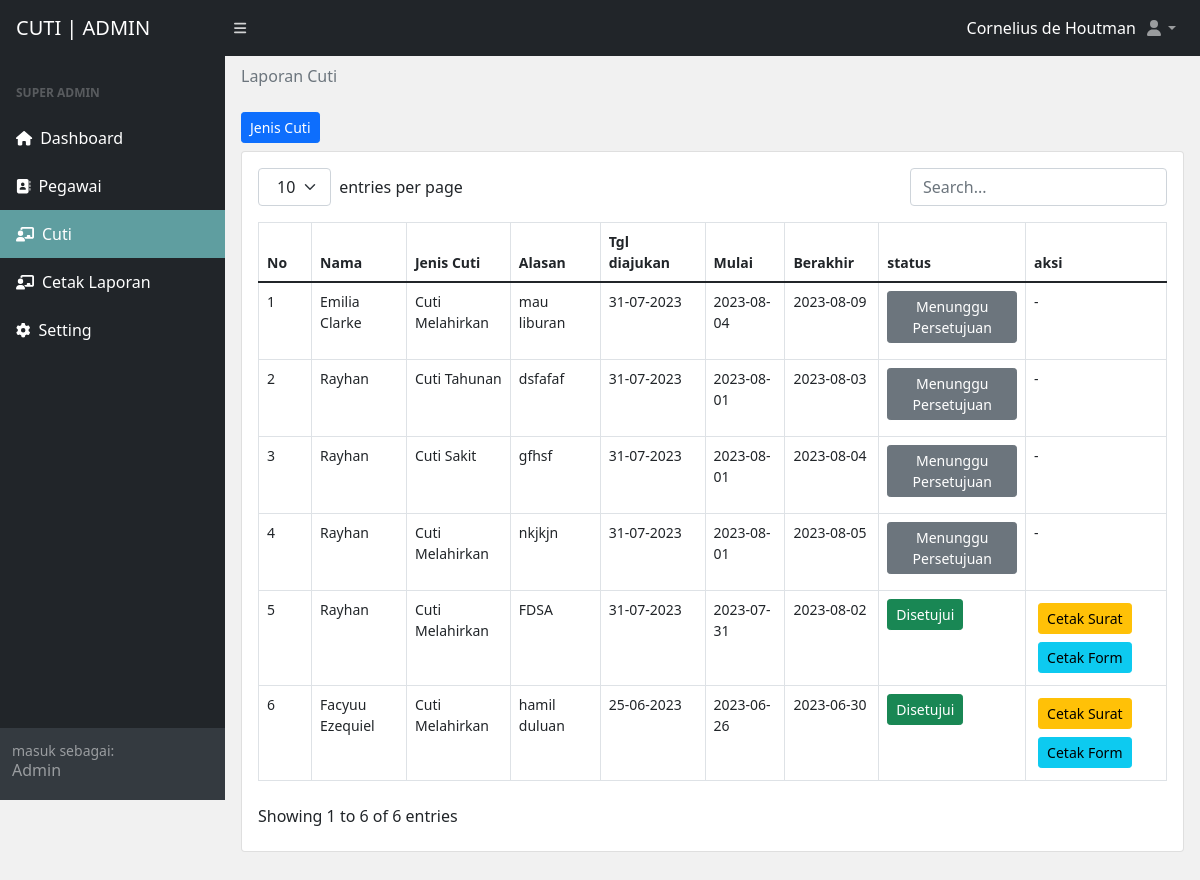
Page /admin/cuti.php (signed in) on the committed database.
### tables this page shows
CREATE TABLE `pengajuan` (
  `id_pengajuan` int(5) NOT NULL,
  `id_jeniscuti` varchar(5) NOT NULL,
  `id_pegawai` varchar(11) NOT NULL,
  `tgl_pengajuan` varchar(15) NOT NULL,
  `tgl_cuti` varchar(15) NOT NULL,
  `tgl_berakhir` varchar(25) NOT NULL,
  `alasan_cuti` varchar(111) NOT NULL,
  `status_cuti` varchar(25) NOT NULL
);

CREATE TABLE `pegawai` (
  `id_pegawai` int(5) NOT NULL,
  `nip` varchar(25) NOT NULL,
  `nama` varchar(55) NOT NULL,
  `username` varchar(20) NOT NULL,
  `password` varchar(20) NOT NULL,
  `telp` varchar(16) NOT NULL,
  `jumlah_cuti` int(11) NOT NULL,
  `foto` varchar(25) NOT NULL,
  `jenis_kelamin` varchar(11) NOT NULL
);

CREATE TABLE `jenis_cuti` (
  `id_jeniscuti` int(5) NOT NULL,
  `jenis_cuti` varchar(55) NOT NULL
);

### admin/cuti.php (the view, shortened to what this page needs)
<?php
include("../database/db.php");
?>
<!DOCTYPE html>
<html lang="en">
<head>
  <link href="../css/styles.css" rel="stylesheet" />
</head>
<body class="sb-nav-fixed">
  <nav class="sb-topnav navbar navbar-expand navbar-dark bg-dark">
    <a class="navbar-brand ps-3" href="index.php"> CUTI | ADMIN</a>
    <button class="btn btn-link btn-sm order-1 order-lg-0 me-4 me-lg-0" id="sidebarToggle" href="#!">
      <i class="fas fa-bars"></i>
    </button>
    <div class="navbar-nav ps-3 d-md-inline-block form-inline ms-auto" style="color: white; text-decoration: none">
      <p><?php echo "<p>" . $_SESSION['admin']['nama'] . "</p>" ?></p>
    </div>
    <ul class="navbar-nav me-0 me-md-3 my-2 my-md-0">
      <li class="nav-item dropdown">
        <a class="nav-link dropdown-toggle" id="navbarDropdown" href="#" role="button" data-bs-toggle="dropdown" aria-expanded="false"><i class="fas fa-user fa-fw"></i></a>
      </li>
    </ul>
  </nav>
  <div id="layoutSidenav">
    <div id="layoutSidenav_nav">
      <nav class="sb-sidenav accordion sb-sidenav-dark" id="sidenavAccordion">
        <div class="sb-sidenav-menu">
          <div class="nav">
            <div class="sb-sidenav-menu-heading">Super Admin</div>
            <a class="nav-link" href="index.php">
              <div class="sb-nav-link-icon">
                <i class="fas fa-home"></i>
              </div>
              Dashboard
            </a>
            <a class="nav-link" href="pegawai.php">
              <div class="sb-nav-link-icon">
                <i class="fas fa-address-book"></i>
              </div>
              Pegawai
            </a>
            <a class="nav-link aktif" href="cuti.php">
              <div class="sb-nav-link-icon">
                <i class="fas fa-chalkboard-teacher"></i>
              </div>
              Cuti
            </a>
            <a class="nav-link" href="cetak-laporan-bar.php">
              <div class="sb-nav-link-icon">
                <i class="fas fa-chalkboard-teacher"></i>
              </div>
              Cetak Laporan
            </a>
            <a class="nav-link" href="setting.php">
              <div class="sb-nav-link-icon">
                <i class="fas fa-gear"></i>
              </div>
              Setting
            </a>
          </div>
        </div>
        <div class="sb-sidenav-footer">
          <div class="small">masuk sebagai:</div>
          <h6>Admin</h6>
        </div>
      </nav>
    </div>
    <div id="layoutSidenav_content">
      <main>
        <div class="container-fluid px-3">
          <ol class="breadcrumb mb-4 mt-2">
            <li class="breadcrumb-item active">Laporan Cuti</li>
          </ol>
          <button type="button" class="mb-2 btn btn-sm btn-primary" data-bs-toggle="modal" data-bs-target="#exampleModal" data-bs-whatever="@mdo">Jenis Cuti</button>
          <div class="card">
            <div class="card-body">
              <table id="datatablesSimple">
                <thead>
                  <tr style="font-size: 14px;">
                    <th>No</th>
                    <th>Nama</th>
                    <th>Jenis Cuti</th>
                    <th>Alasan</th>
                    <th>Tgl diajukan</th>
                    <th>Mulai</th>
                    <th>Berakhir</th>
                    <th>status</th>
                    <th>aksi</th>
                  </tr>
                </thead>
                <tbody>
                  <?php
                  $no = 1;
                  $get_pegawai = mysqli_query($conn, "SELECT * FROM pengajuan LEFT JOIN pegawai USING (id_pegawai) LEFT JOIN jenis_cuti USING (id_jeniscuti) ORDER BY id_pengajuan DESC");
                  while ($p = mysqli_fetch_array($get_pegawai)) {
                  ?>
                    <tr style="font-size: 14px;" id="klik-tabel">
                      <td><?php echo $no++; ?></td>
                      <td><?php echo $p['nama']; ?></td>
                      <td><?php echo $p['jenis_cuti']; ?></td>
                      <td><?php echo $p['alasan_cuti']; ?></td>
                      <td><?php echo $p['tgl_pengajuan']; ?></td>
                      <td><?php echo $p['tgl_cuti']; ?></td>
                      <td><?php echo $p['tgl_berakhir']; ?></td>
                      <td>
                        <?php
                        if ($p['status_cuti'] == 'Menunggu Persetujuan') {
                        ?>
                          <h6 class="btn btn-sm btn-secondary">Menunggu Persetujuan</h6>
                        <?php
                        } else if ($p['status_cuti'] == 'ditolak') {
                        ?>
                          <div class="btn btn-sm btn-danger">Ditolak</div>
                        <?php
                        } else {
                        ?>
                          <div class="btn btn-sm btn-success">Disetujui</div>
                        <?php
                        }
                        ?>
                      </td>
                      <td>
                        <?php
                        if ($p['status_cuti'] == 'Disetujui') {
                        ?>
                          <a href="cetak.php?id_pengajuan=<?php echo $p['id_pengajuan'] ?>" class="btn btn-sm btn-warning m-1" target="_blank">Cetak Surat</a>
                          <a href="cetak-form.php?id_pengajuan=<?php echo $p['id_pengajuan'] ?>" class="btn btn-sm btn-info m-1" target="_blank">Cetak Form</a>
                        <?php
                        } else if ($p['status_cuti'] == 'ditolak') {
                          echo "-";
                        } else {
                        ?>
                          <div class="">-</div>
                        <?php
                        }
                        ?>
                      </td>
                    </tr>
                  <?php } ?>
                </tbody>
              </table>
            </div>
          </div>
        </div>
      </main>
    </div>
  </div>
</body>
</html>

### admin/cuti.php (style rules this page uses)
body { background-color: #f1f1f1; }

### rows in the picture
pengajuan: id_pegawai.nama "Emilia Clarke", id_jeniscuti.jenis_cuti "Cuti Melahirkan", alasan_cuti "mau liburan", tgl_pengajuan "31-07-2023", tgl_cuti "2023-08-04", tgl_berakhir "2023-08-09", shows "Menunggu Persetujuan"
pengajuan: id_pegawai.nama "Rayhan", id_jeniscuti.jenis_cuti "Cuti Tahunan", alasan_cuti "dsfafaf", tgl_pengajuan "31-07-2023", tgl_cuti "2023-08-01", tgl_berakhir "2023-08-03", shows "Menunggu Persetujuan"
pengajuan: id_pegawai.nama "Rayhan", id_jeniscuti.jenis_cuti "Cuti Sakit", alasan_cuti "gfhsf", tgl_pengajuan "31-07-2023", tgl_cuti "2023-08-01", tgl_berakhir "2023-08-04", shows "Menunggu Persetujuan"
pengajuan: id_pegawai.nama "Rayhan", id_jeniscuti.jenis_cuti "Cuti Melahirkan", alasan_cuti "nkjkjn", tgl_pengajuan "31-07-2023", tgl_cuti "2023-08-01", tgl_berakhir "2023-08-05", shows "Menunggu Persetujuan"
pengajuan: id_pegawai.nama "Rayhan", id_jeniscuti.jenis_cuti "Cuti Melahirkan", alasan_cuti "FDSA", tgl_pengajuan "31-07-2023", tgl_cuti "2023-07-31", tgl_berakhir "2023-08-02", status_cuti "Disetujui"
pengajuan: id_pegawai.nama "Facyuu Ezequiel", id_jeniscuti.jenis_cuti "Cuti Melahirkan", alasan_cuti "hamil duluan", tgl_pengajuan "25-06-2023", tgl_cuti "2023-06-26", tgl_berakhir "2023-06-30", status_cuti "Disetujui"

### other values in the picture
$_SESSION['admin']['nama'] "Cornelius de Houtman"
